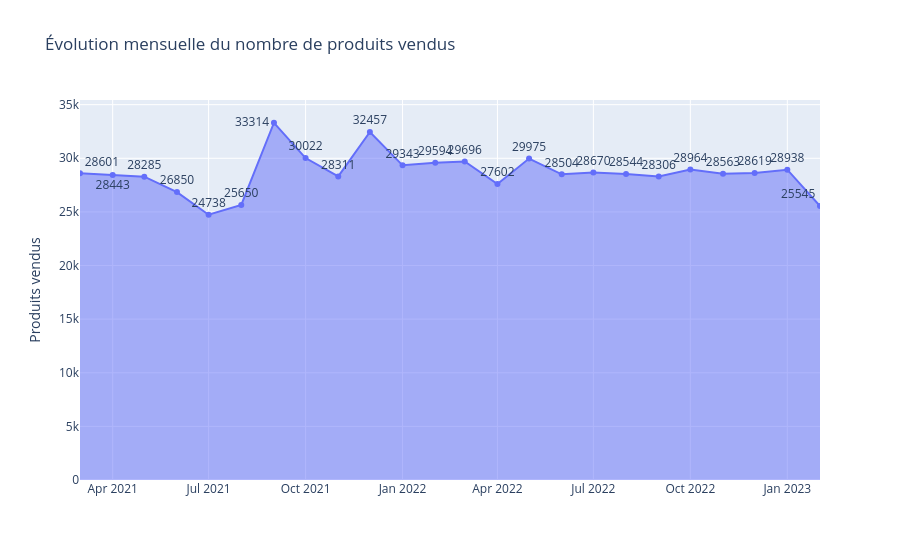

The notebook cell this image was saved under:
### Code cell
figure_produits_vendus = px.area(ca_mensuel, x='période', y='produits_vendus', title='Évolution mensuelle du nombre de produits vendus', text='produits_vendus')
figure_produits_vendus.update_layout(xaxis_title='', yaxis_title='Produits vendus')
figure_produits_vendus.update_traces(
    texttemplate='%{text}',
    textposition=["top right", "bottom center", "top center", "top center","top center","top center","middle left","top center","top center","top center","top center","top center","top center","top center","top center","top center","top center","top center","top center","top center","top center","top center","top center", "top left"]
)
figure_produits_vendus.show()

### Figure 1 — Plotly figure (JSON) as saved in the notebook; plotly's stock layout.template omitted (floating-point values rounded to 4 significant figures)
{"data": [{"fillpattern": {"shape": ""}, "hovertemplate": "période=%{x}<br>produits_vendus=%{text}<extra></extra>", "legendgroup": "", "line": {"color": "#636efa"}, "marker": {"symbol": "circle"}, "mode": "lines+markers+text", "name": "", "orientation": "v", "showlegend": false, "stackgroup": "1", "text": [28600.0, 28440.0, 28280.0, 26850.0, 24740.0, 25650.0, 33310.0, 30020.0, 28310.0, 32460.0, 29340.0, 29590.0, 29700.0, 27600.0, 29980.0, 28500.0, 28670.0, 28540.0, 28310.0, 28960.0, 28560.0, 28620.0, 28940.0, 25540.0], "textposition": ["top right", "bottom center", "top center", "top center", "top center", "top center", "middle left", "top center", "top center", "top center", "top center", "top center", "top center", "top center", "top center", "top center", "top center", "top center", "top center", "top center", "top center", "top center", "top center", "top left"], "texttemplate": "%{text}", "type": "scatter", "x": ["2021-03-01T00:00:00.000000", "2021-04-01T00:00:00.000000", "2021-05-01T00:00:00.000000", "2021-06-01T00:00:00.000000", "2021-07-01T00:00:00.000000", "2021-08-01T00:00:00.000000", "2021-09-01T00:00:00.000000", "2021-10-01T00:00:00.000000", "2021-11-01T00:00:00.000000", "2021-12-01T00:00:00.000000", "2022-01-01T00:00:00.000000", "2022-02-01T00:00:00.000000", "2022-03-01T00:00:00.000000", "2022-04-01T00:00:00.000000", "2022-05-01T00:00:00.000000", "2022-06-01T00:00:00.000000", "2022-07-01T00:00:00.000000", "2022-08-01T00:00:00.000000", "2022-09-01T00:00:00.000000", "2022-10-01T00:00:00.000000", "2022-11-01T00:00:00.000000", "2022-12-01T00:00:00.000000", "2023-01-01T00:00:00.000000", "2023-02-01T00:00:00.000000"], "xaxis": "x", "y": [28601, 28443, 28285, 26850, 24738, 25650, 33314, 30022, 28311, 32457, 29343, 29594, 29696, 27602, 29975, 28504, 28670, 28544, 28306, 28964, 28563, 28619, 28938, 25545], "yaxis": "y"}], "layout": {"legend": {"tracegroupgap": 0}, "title": {"text": "Évolution mensuelle du nombre de produits vendus"}, "xaxis": {"anchor": "y", "domain": [0, 1], "title": {"text": ""}}, "yaxis": {"anchor": "x", "domain": [0, 1], "title": {"text": "Produits vendus"}}}}
